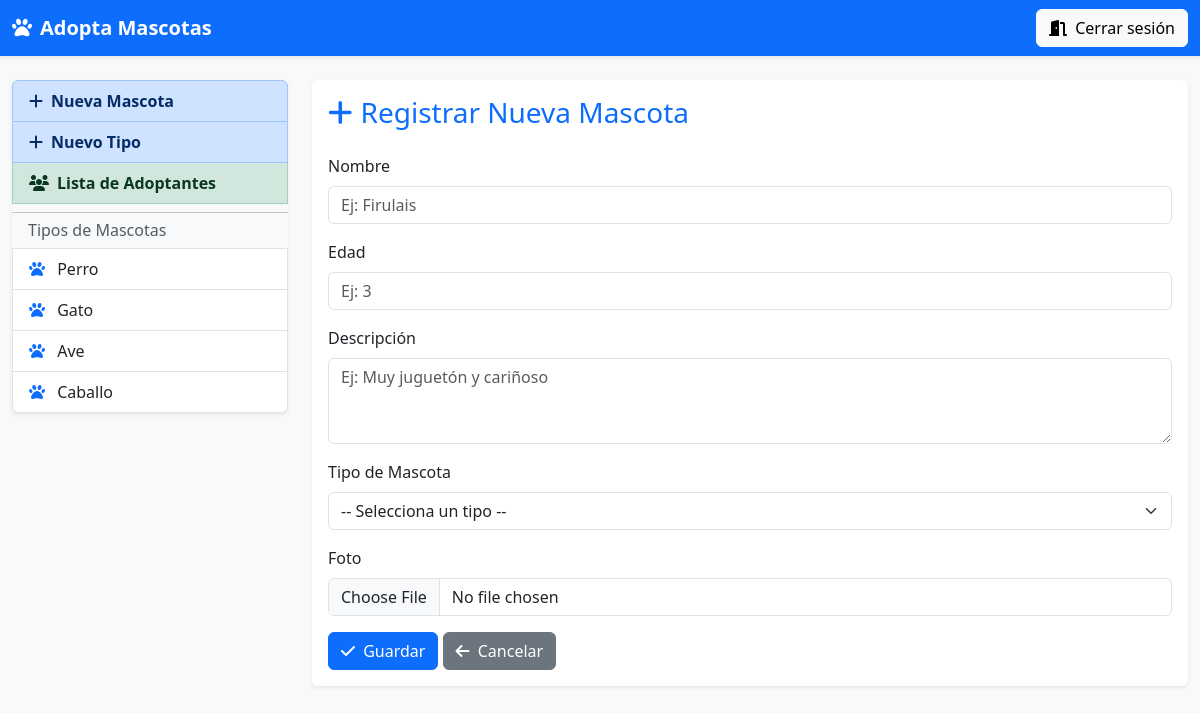
Screenshot of /crearMascota (signed in) with the database file from the repository.
### app1/models.py (models this page shows, shortened)
class TipoMascota(models.Model):
    nombre = models.CharField(max_length=64,null=True,blank=True)
    descripcion = models.TextField(max_length=256,null=True,blank=True)

### app1/views.py (the view, shortened to what this page needs)
# urls.py: path('crearMascota',views.crearMascota,name='crearMascota'),
@login_required(login_url='/')
def crearMascota(request):
    tipos = TipoMascota.objects.all()
    return render(request,'crearMascota.html',{
        'tipos':tipos
    })

### app1/templates/crearMascota.html (shortened to what this page needs)
{% extends "layout.html" %}
{% block content %}
  <div class="card shadow-sm border-0">
    <div class="card-body">
      <h3 class="mb-4 text-primary">
        <i class="fa-solid fa-plus me-2"></i>Registrar Nueva Mascota
      </h3>
      <form method="POST" enctype="multipart/form-data" action="{% url 'app1:crearMascota' %}">
        <div class="mb-3">
          <label for="nombre" class="form-label">Nombre</label>
          <input type="text" class="form-control" id="nombre" name="nombre" placeholder="Ej: Firulais" required>
        </div>
        <div class="mb-3">
          <label for="edad" class="form-label">Edad</label>
          <input type="number" class="form-control" id="edad" name="edad" placeholder="Ej: 3" required>
        </div>
        <div class="mb-3">
          <label for="descripcion" class="form-label">Descripción</label>
          <textarea class="form-control" id="descripcion" name="descripcion" rows="3" placeholder="Ej: Muy juguetón y cariñoso" required></textarea>
        </div>
        <div class="mb-3">
          <label for="tipo" class="form-label">Tipo de Mascota</label>
          <select class="form-select" id="tipo" name="tipo" required>
            <option value="">-- Selecciona un tipo --</option>
          </select>
        </div>
        <div class="mb-3">
          <label for="foto" class="form-label">Foto</label>
          <input type="file" class="form-control" id="foto" name="foto" required>
        </div>
        <button type="submit" class="btn btn-primary">
          <i class="fa-solid fa-check me-1"></i> Guardar
        </button>
        <a href="{% url 'app1:home' %}" class="btn btn-secondary">
          <i class="fa-solid fa-arrow-left me-1"></i> Cancelar
        </a>
      </form>
    </div>
  </div>
{% endblock %}

### app1/templates/layout.html (shortened to what this page needs)
<!DOCTYPE html>
<html lang="es">
<head>
  <link href="https://cdn.jsdelivr.net/npm/bootstrap@5.3.0/dist/css/bootstrap.min.css"
        rel="stylesheet"
>
  <link rel="stylesheet"
        href="https://cdnjs.cloudflare.com/ajax/libs/font-awesome/6.3.0/css/all.min.css"
 />
</head>
<body class="bg-light">
  <nav class="navbar navbar-expand-lg navbar-dark bg-primary shadow-sm">
    <div class="container-fluid">
      <a class="navbar-brand fw-bold" href="{% url 'app1:home' %}">
        <i class="fa-solid fa-paw me-2"></i>Adopta Mascotas
      </a>
      <div>
        <a href="{% url 'app1:cerrarSesion' %}" class="btn btn-light">
          <i class="fa-solid fa-door-open me-1"></i> Cerrar sesión
        </a>
      </div>
    </div>
  </nav>
  <div class="container-fluid mt-4">
    <div class="row">
      <aside class="col-md-3 mb-3">
        <div class="list-group shadow-sm">
          <a href="{% url 'app1:crearMascota' %}" class="list-group-item list-group-item-action list-group-item-primary fw-bold">
            <i class="fa-solid fa-plus me-2"></i>Nueva Mascota
          </a>
          <a href="{% url 'app1:crearTipo' %}" class="list-group-item list-group-item-action list-group-item-primary fw-bold">
            <i class="fa-solid fa-plus me-2"></i>Nuevo Tipo
          </a>
          <a href="{% url 'app1:listaAdoptantes' %}" class="list-group-item list-group-item-action list-group-item-success fw-bold">
            <i class="fa-solid fa-users me-2"></i>Lista de Adoptantes
          </a>
          <hr class="my-2">
          <h6 class="px-3 text-muted">Tipos de Mascotas</h6>
          {% for tipo in tipos %}
            <a href="{% url 'app1:mascotasxtipo' tipo.id %}" class="list-group-item list-group-item-action">
              <i class="fa-solid fa-paw me-2 text-primary"></i> {{ tipo.nombre }}
            </a>
          {% empty %}
            <p class="px-3 text-muted">No hay tipos aún</p>
          {% endfor %}
        </div>
      </aside>
      <main class="col-md-9">
        {% block content %}{% endblock %}
      </main>
    </div>
  </div>
</body>
</html>

### rows the page displays
TipoMascota: nombre "Perro"
TipoMascota: nombre "Gato"
TipoMascota: nombre "Ave"
TipoMascota: nombre "Caballo"
